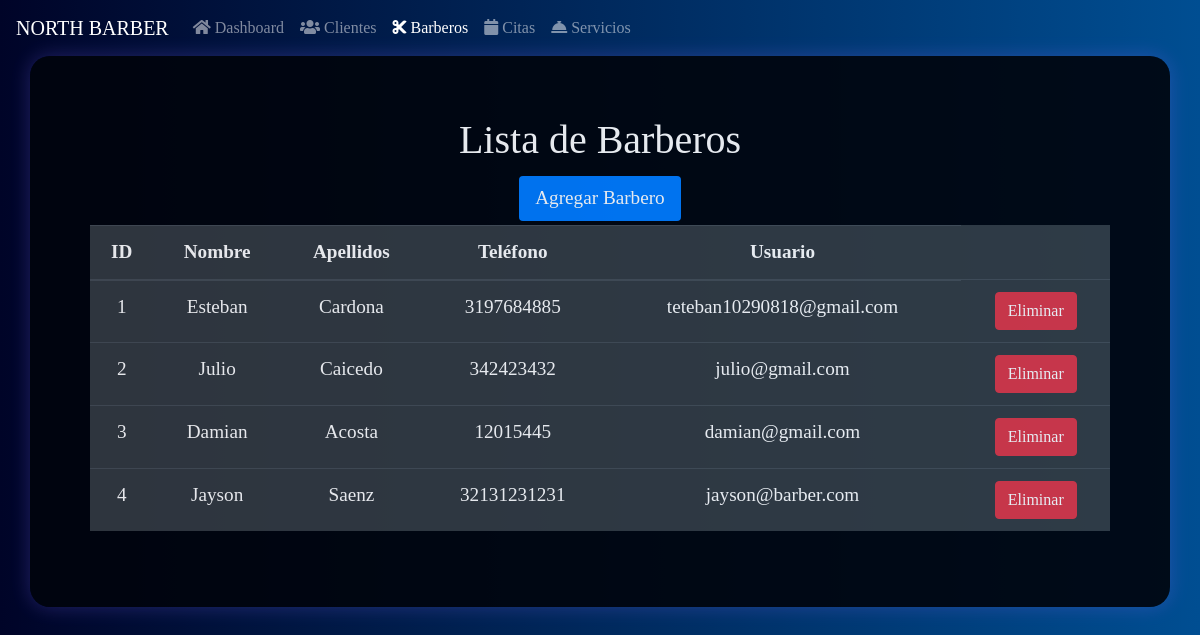
Page /admin_barberos (signed in) on the earlier database version.
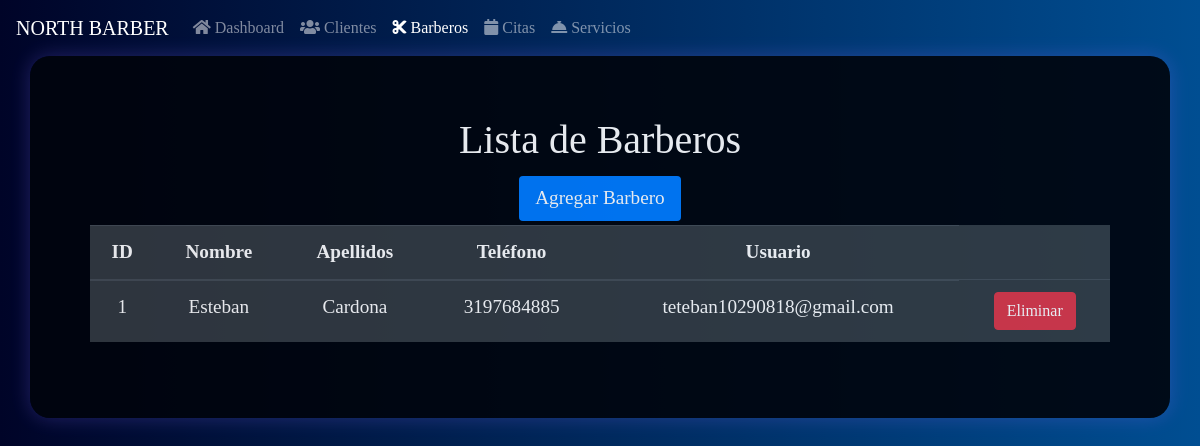
Same page on the later database version.
### tables this page shows
CREATE TABLE "barbero" (
    id INTEGER PRIMARY KEY,
    nombre VARCHAR(50) NOT NULL,
    apellidos VARCHAR(50) NOT NULL,
    telefono NUMERIC(28, 10) NOT NULL,
    username VARCHAR(50) NOT NULL,
    "password" VARCHAR(12) NOT NULL,
    tipo_usuario_id INTEGER NOT NULL,
    FOREIGN KEY (tipo_usuario_id) REFERENCES tipo_usuario(id)
);

### app.py (the view)
    def admin_barberos(self):
        if "tipo_usuario" in session and session["tipo_usuario"] == 3:
            conn = DatabaseManager(self.DATABASE).get_connection()
            cursor = conn.cursor()
            cursor.execute("SELECT * FROM barbero")
            barberos = cursor.fetchall()
            conn.close()
            return render_template("admin_barberos.html", barberos=barberos)
        return redirect("/login")

### app.py (called while the page is built)
    def get_connection(self):
        db = getattr(g, "_database", None)
        if db is None:
            db = g._database = sqlite3.connect(self.database)
        return db

    def close_connection(self, exception):
        db = getattr(g, "_database", None)
        if db is not None:
            db.close()

    def close_connection(self, exception):
        DatabaseManager("barberia.db").close_connection(exception)

### templates/admin_barberos.html (shortened to what this page needs)
<!DOCTYPE html>
<html lang="es">
  <head>
    <link
      href="https://stackpath.bootstrapcdn.com/bootstrap/4.3.1/css/bootstrap.min.css"
      rel="stylesheet"
    />
    <link
      rel="stylesheet"
      href="https://use.fontawesome.com/releases/v5.8.1/css/all.css"
    />
  </head>
  <body>
    <nav class="navbar navbar-expand-lg navbar-dark bg-primary">
      <a class="navbar-brand" href="#">NORTH BARBER</a>
      <div class="collapse navbar-collapse" id="navbarNav">
        <ul class="navbar-nav">
          <li class="nav-item">
            <a class="nav-link" href="/admin_dashboard"
              ><i class="fa fa-home"></i> Dashboard</a
            >
          </li>
          <li class="nav-item">
            <a class="nav-link" href="/admin_clientes"
              ><i class="fa fa-users"></i> Clientes</a
            >
          </li>
          <li class="nav-item active">
            <a class="nav-link" href="/admin_barberos"
              ><i class="fa fa-cut"></i> Barberos</a
            >
          </li>
          <li class="nav-item">
            <a class="nav-link" href="/admin_citas"
              ><i class="fa fa-calendar"></i> Citas</a
            >
          </li>
          <li class="nav-item">
            <a class="nav-link" href="/admin_servicios"
              ><i class="fa fa-concierge-bell"></i> Servicios</a
            >
          </li>
        </ul>
      </div>
    </nav>
    <div class="container">
      <h1>Lista de Barberos</h1>
      <div class="actions">
        <a href="/admin_agregar_barbero">Agregar Barbero</a>
      </div>
      <table class="table table-dark table-hover">
        <thead>
          <tr>
            <th>ID</th>
            <th>Nombre</th>
            <th>Apellidos</th>
            <th>Teléfono</th>
            <th>Usuario</th>
          </tr>
        </thead>
        <tbody>
          {% for barbero in barberos %}
          <tr>
            <td>{{ barbero[0] }}</td>
            <td>{{ barbero[1] }}</td>
            <td>{{ barbero[2] }}</td>
            <td>{{ barbero[3] }}</td>
            <td>{{ barbero[4] }}</td>
            <td>
              <a
                href="/admin_eliminar_barbero/{{ barbero[0] }}"
                class="btn btn-danger"
                onclick="return confirm('¿Estás seguro de eliminar este cliente?')"
                >Eliminar</a
              >
            </td>
          </tr>
          {% endfor %}
        </tbody>
      </table>
    </div>
  </body>
</html>

Differences in the rows shown:
removed barbero: id "2", nombre "Julio", apellidos "Caicedo", telefono "342423432", username "julio@gmail.com"
removed barbero: id "3", nombre "Damian", apellidos "Acosta", telefono "12015445", username "damian@gmail.com"
removed barbero: id "4", nombre "Jayson", apellidos "Saenz", telefono "32131231231", username "jayson@barber.com"
